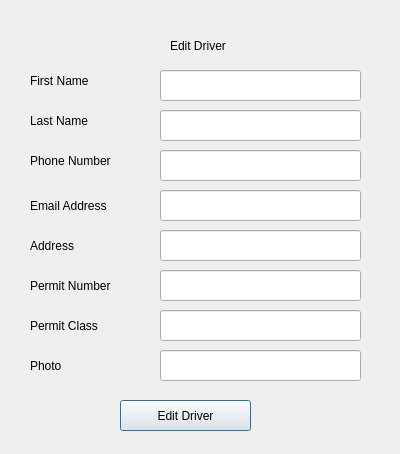
<?xml version="1.0" encoding="UTF-8"?>
<ui version="4.0">
 <class>editdriver_2</class>
 <widget class="QDialog" name="editdriver_2">
  <property name="geometry">
   <rect>
    <x>0</x>
    <y>0</y>
    <width>400</width>
    <height>454</height>
   </rect>
  </property>
  <property name="windowTitle">
   <string>Edit Car</string>
  </property>
  <widget class="QLineEdit" name="addresschange">
   <property name="geometry">
    <rect>
     <x>160</x>
     <y>230</y>
     <width>201</width>
     <height>31</height>
    </rect>
   </property>
  </widget>
  <widget class="QLabel" name="label_6">
   <property name="geometry">
    <rect>
     <x>30</x>
     <y>270</y>
     <width>151</width>
     <height>31</height>
    </rect>
   </property>
   <property name="text">
    <string>Permit Number</string>
   </property>
  </widget>
  <widget class="QLabel" name="label_2">
   <property name="geometry">
    <rect>
     <x>30</x>
     <y>70</y>
     <width>101</width>
     <height>21</height>
    </rect>
   </property>
   <property name="text">
    <string>First Name</string>
   </property>
  </widget>
  <widget class="QLineEdit" name="snamechange">
   <property name="geometry">
    <rect>
     <x>160</x>
     <y>110</y>
     <width>201</width>
     <height>31</height>
    </rect>
   </property>
  </widget>
  <widget class="QLabel" name="label">
   <property name="geometry">
    <rect>
     <x>170</x>
     <y>30</y>
     <width>131</width>
     <height>31</height>
    </rect>
   </property>
   <property name="text">
    <string>Edit Driver</string>
   </property>
  </widget>
  <widget class="QLabel" name="label_5">
   <property name="geometry">
    <rect>
     <x>30</x>
     <y>190</y>
     <width>101</width>
     <height>31</height>
    </rect>
   </property>
   <property name="text">
    <string>Email Address</string>
   </property>
  </widget>
  <widget class="QLabel" name="label_3">
   <property name="geometry">
    <rect>
     <x>30</x>
     <y>110</y>
     <width>131</width>
     <height>21</height>
    </rect>
   </property>
   <property name="text">
    <string>Last Name</string>
   </property>
  </widget>
  <widget class="QLabel" name="label_9">
   <property name="geometry">
    <rect>
     <x>30</x>
     <y>230</y>
     <width>121</width>
     <height>31</height>
    </rect>
   </property>
   <property name="text">
    <string>Address</string>
   </property>
  </widget>
  <widget class="QLineEdit" name="permitchange">
   <property name="geometry">
    <rect>
     <x>160</x>
     <y>270</y>
     <width>201</width>
     <height>31</height>
    </rect>
   </property>
  </widget>
  <widget class="QLineEdit" name="pnumberchange">
   <property name="geometry">
    <rect>
     <x>160</x>
     <y>150</y>
     <width>201</width>
     <height>31</height>
    </rect>
   </property>
  </widget>
  <widget class="QLineEdit" name="emailchange">
   <property name="geometry">
    <rect>
     <x>160</x>
     <y>190</y>
     <width>201</width>
     <height>31</height>
    </rect>
   </property>
  </widget>
  <widget class="QLabel" name="label_11">
   <property name="geometry">
    <rect>
     <x>30</x>
     <y>350</y>
     <width>141</width>
     <height>31</height>
    </rect>
   </property>
   <property name="text">
    <string>Photo</string>
   </property>
  </widget>
  <widget class="QLabel" name="label_4">
   <property name="geometry">
    <rect>
     <x>30</x>
     <y>150</y>
     <width>121</width>
     <height>21</height>
    </rect>
   </property>
   <property name="text">
    <string>Phone Number</string>
   </property>
  </widget>
  <widget class="QLineEdit" name="classchange">
   <property name="geometry">
    <rect>
     <x>160</x>
     <y>310</y>
     <width>201</width>
     <height>31</height>
    </rect>
   </property>
  </widget>
  <widget class="QLineEdit" name="fnamechange">
   <property name="geometry">
    <rect>
     <x>160</x>
     <y>70</y>
     <width>201</width>
     <height>31</height>
    </rect>
   </property>
  </widget>
  <widget class="QLabel" name="label_7">
   <property name="geometry">
    <rect>
     <x>30</x>
     <y>310</y>
     <width>131</width>
     <height>31</height>
    </rect>
   </property>
   <property name="text">
    <string>Permit Class</string>
   </property>
  </widget>
  <widget class="QPushButton" name="editdriver">
   <property name="geometry">
    <rect>
     <x>120</x>
     <y>400</y>
     <width>131</width>
     <height>31</height>
    </rect>
   </property>
   <property name="text">
    <string>Edit Driver</string>
   </property>
  </widget>
  <widget class="QLineEdit" name="photochange">
   <property name="geometry">
    <rect>
     <x>160</x>
     <y>350</y>
     <width>201</width>
     <height>31</height>
    </rect>
   </property>
  </widget>
 </widget>
 <resources/>
 <connections/>
</ui>
